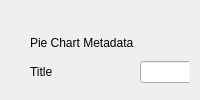
                  <widget class="QWidget" name="pie_chart">
                   <attribute name="title">
                    <string>Pie Chart</string>
                   </attribute>
                   <layout class="QGridLayout" name="gridLayout_10">
                    <item row="0" column="0">
                     <widget class="QWidget" name="widget" native="true">
                      <widget class="QFrame" name="timeline_metadata_2">
                       <property name="geometry">
                        <rect>
                         <x>10</x>
                         <y>10</y>
                         <width>251</width>
                         <height>71</height>
                        </rect>
                       </property>
                       <property name="frameShape">
                        <enum>QFrame::NoFrame</enum>
                       </property>
                       <property name="frameShadow">
                        <enum>QFrame::Plain</enum>
                       </property>
                       <layout class="QGridLayout" name="gridLayout_16">
                        <item row="1" column="0">
                         <widget class="QLabel" name="label_91">
                          <property name="text">
                           <string>Title</string>
                          </property>
                         </widget>
                        </item>
                        <item row="1" column="1">
                         <widget class="QLineEdit" name="lineEdit_4">
                          <property name="text">
                           <string/>
                          </property>
                         </widget>
                        </item>
                        <item row="0" column="0">
                         <widget class="QLabel" name="label_90">
                          <property name="text">
                           <string>Pie Chart Metadata</string>
                          </property>
                         </widget>
                        </item>
                       </layout>
                      </widget>
                      <widget class="QFrame" name="timeline_title_2">
                       <property name="geometry">
                        <rect>
                         <x>670</x>
                         <y>10</y>
                         <width>340</width>
                         <height>121</height>
                        </rect>
                       </property>
                       <property name="frameShape">
                        <enum>QFrame::NoFrame</enum>
                       </property>
                       <property name="frameShadow">
                        <enum>QFrame::Raised</enum>
                       </property>
                       <layout class="QGridLayout" name="gridLayout_17">
                        <item row="0" column="0">
                         <widget class="QLabel" name="label_92">
                          <property name="text">
                           <string>Visualization Result</string>
                          </property>
                         </widget>
                        </item>
                        <item row="1" column="0">
                         <widget class="QLabel" name="label_93">
                          <property name="text">
                           <string>Pie Chart Title</string>
                          </property>
                         </widget>
                        </item>
                        <item row="1" column="1">
                         <widget class="QLineEdit" name="lineEdit_5"/>
                        </item>
                        <item row="2" column="1">
                         <widget class="QFrame" name="frame_4">
                          <property name="frameShape">
                           <enum>QFrame::NoFrame</enum>
                          </property>
                          <property name="frameShadow">
                           <enum>QFrame::Raised</enum>
                          </property>
                          <layout class="QHBoxLayout" name="horizontalLayout_4"/>
                         </widget>
                        </item>
                       </layout>
                      </widget>
                      <widget class="QLabel" name="label_94">
                       <property name="geometry">
                        <rect>
                         <x>680</x>
                         <y>110</y>
                         <width>301</width>
                         <height>241</height>
                        </rect>
                       </property>
                       <property name="text">
                        <string/>
                       </property>
                       <property name="pixmap">
                        <pixmap>../../Downloads/pie-chart-too-few-slices.png</pixmap>
                       </property>
                      </widget>
                     </widget>
                    </item>
                   </layout>
                  </widget>
